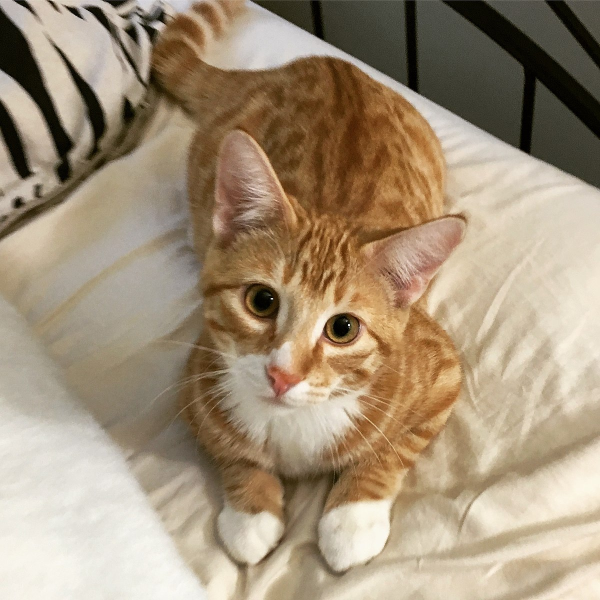
#> input picture cat.jpg, 1200 x 1200 px (shown at 1/2 size)
$ python basic.py
#> lines starting #> are read from the running program, lines starting #| are printed output that depends on the picture; after the words box and inside, x2 and y2 are one past the last pixel; in counts of white or black regions, pixels touching at a corner belong together
import cv2 as cv

img = cv.imread("./cat.jpg")
#> img is the input picture: shape (1200, 1200, 3); mean B, G, R 121.4, 145.4, 163.2
cv.imshow("Cat", img)

# 1. Image Resizing
resized_img = cv.resize(img, (500,400), cv.INTER_AREA)
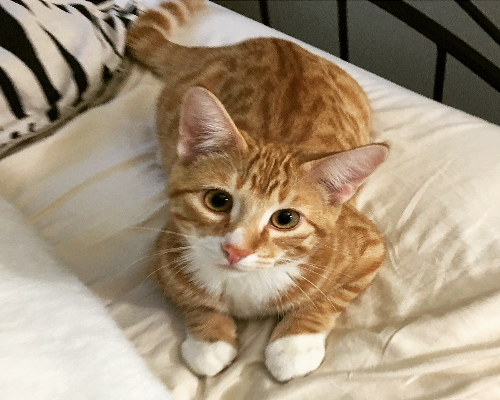
#> resized_img: shape (400, 500, 3); mean B, G, R 121.4, 145.4, 163.2
cv.imshow("Resized_Img", resized_img)

# 2. BGR to Gray-Scale
gray = cv.cvtColor(resized_img, cv.COLOR_BGR2GRAY)
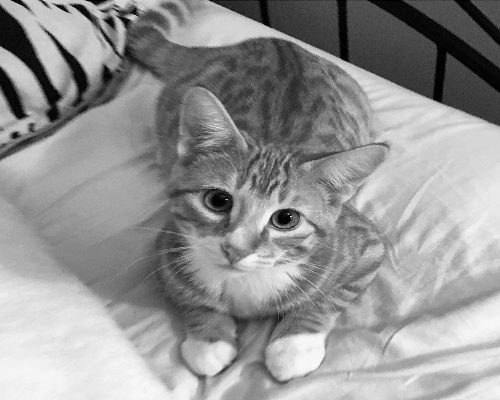
#> gray: shape (400, 500); min 0, max 250, mean 148
cv.imshow("Gray", gray)

# 3. Image Smoothing/ Blurring
blur = cv.GaussianBlur(resized_img, (5,5), cv.BORDER_DEFAULT)
cv.imshow("Blur", blur)

# 4. Edges
edges = cv.Canny(blur, 125, 175)
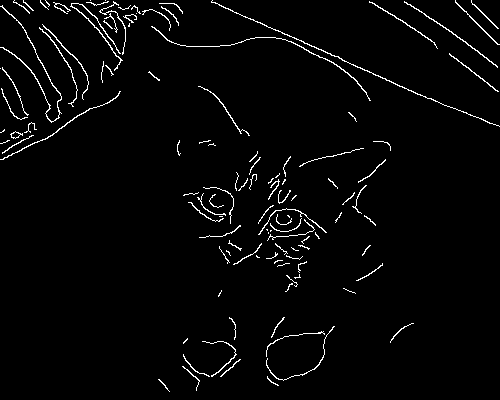
#> edges: shape (400, 500); 2.6% white in thin lines or dots
cv.imshow("Edges", edges)

# 5. Dilating the image
dilated = cv.dilate(edges, (5,5), iterations=5)
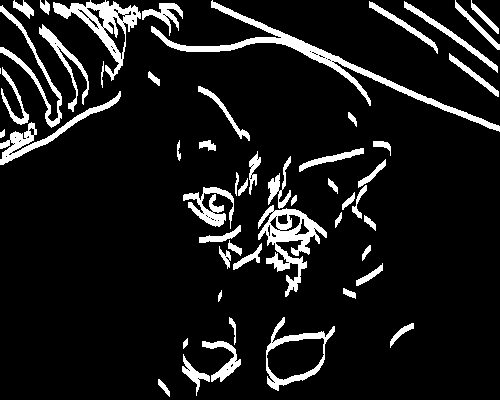
#> dilated: shape (400, 500); 10.1% white; 52 white regions (1 under 20 px), largest, box (x1, y1, x2, y2) and area: (151, 0, 500, 132) 3200, (258, 205, 327, 297) 2118, (53, 0, 141, 81) 1921
cv.imshow("Dilated", dilated)

# 6. Eroding the image
eroded = cv.erode(dilated, (5,5), iterations=5)
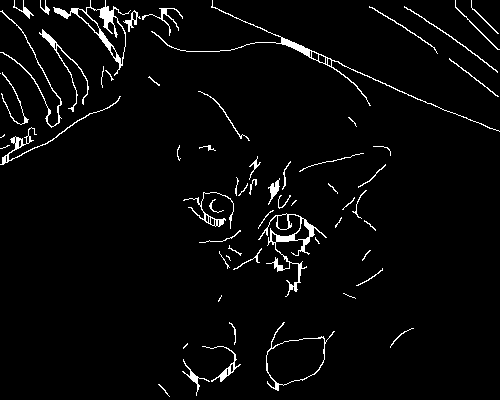
#> eroded: shape (400, 500); 3.4% white in thin lines or dots
cv.imshow("Eroded", eroded)

# 7. Cropping the image
cropped = resized_img[100:300, 200:400]
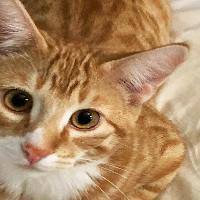
#> cropped: shape (200, 200, 3); mean B, G, R 99.4, 137.2, 173
cv.imshow("Cropped", cropped)

cv.waitKey(0)
